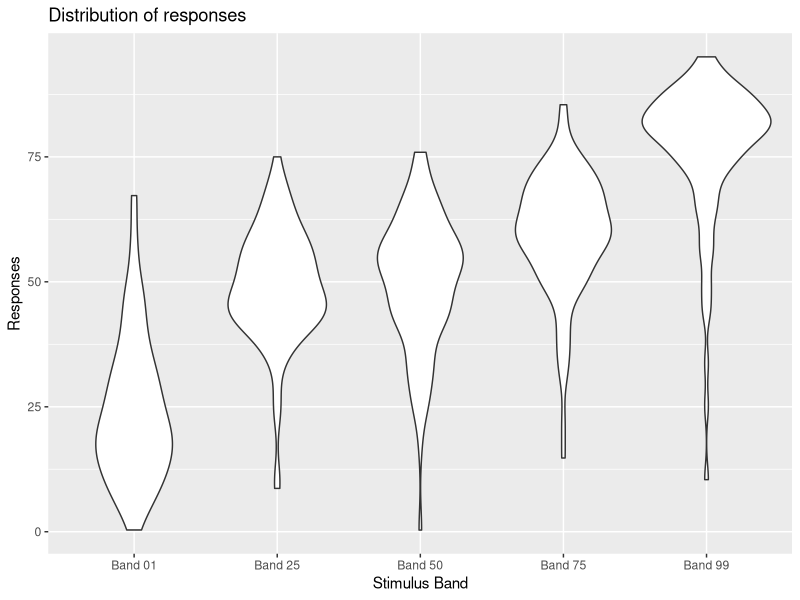

This chart was generated by the following R code:
# Exercise 5
#
# This is a minor extension to Exercise 4. Your first task is to read through]
# the code below... for the most part, it should look very familiar because it
# is the solution to Exercise 4!
#
# However, there are two new changes, on lines 22 and 29-30. Make sure you 
# check that part especially carefully! At the end of this script there are
# some discussion questions and a coding exercise.

# Load the required packages
library(tidyverse)

# Read the forensic data into R
forensic <- read_csv("data_forensic.csv")

# Just like last time we'll group the data, compute some summary statistics, 
# and then ungroup. However, this time I'll add a third grouping variable, 
# "handwriting_expert" so that we can keep track of the expert vs novice 
# difference
forensic_banded <- forensic %>%
  group_by(participant, band, handwriting_expert)  %>%
  summarise(mean_est = mean(est), sd_est = sd(est)) %>%
  ungroup()

# Okay, now... remember last time we got that annoying "Band NA" result? Let's
# use the "filter()" function -- which we are about to encounter in the class --
# to remove all those cases, because those are all errors in the data set!
forensic_banded <- forensic_banded %>%
  filter(band != "Band NA")

# Now let's draw the same plot...
pic <- ggplot(data = forensic_banded) + 
  geom_violin(mapping = aes(x = band, y = mean_est)) + 
  xlab("Stimulus Band") + 
  ylab("Responses") + 
  ggtitle("Distribution of responses")

plot(pic)


# Discussion topics -------------------------------------------------------

# - On line 30 there is a code snipped that reads `band != "Band NA"`. What 
#   do you think this means? In particular, what do you thing `!=` means?
#
# - On line 22 you'll see that I included the `handwriting_expert` variable.
#   Let's modify our plot so that it separates the novices from the experts.
#   To do this what we need to do is split our two plots into "facets", using
#   the `facet_wrap()` function. This is one that I haven't shown you before
#   so here's what you need to do: 
#
#   1. First, add a `+` to the end of line 37 so that R knows that there's 
#      one more line it needs to add to the plot
#
#   2. Second, add the code `facet_wrap(vars(handwriting_expert))` on line
#      38. Don't include the back ticks (i.e., ``). I've included those in
#      these comments ONLY to indicate that the thing inside the backticks
#      is supposed to be R code (that's a convention you'll see people use
#      a lot)
#
# - What conclusions do you draw about experts and novices by looking at 
#   the resulting plot?